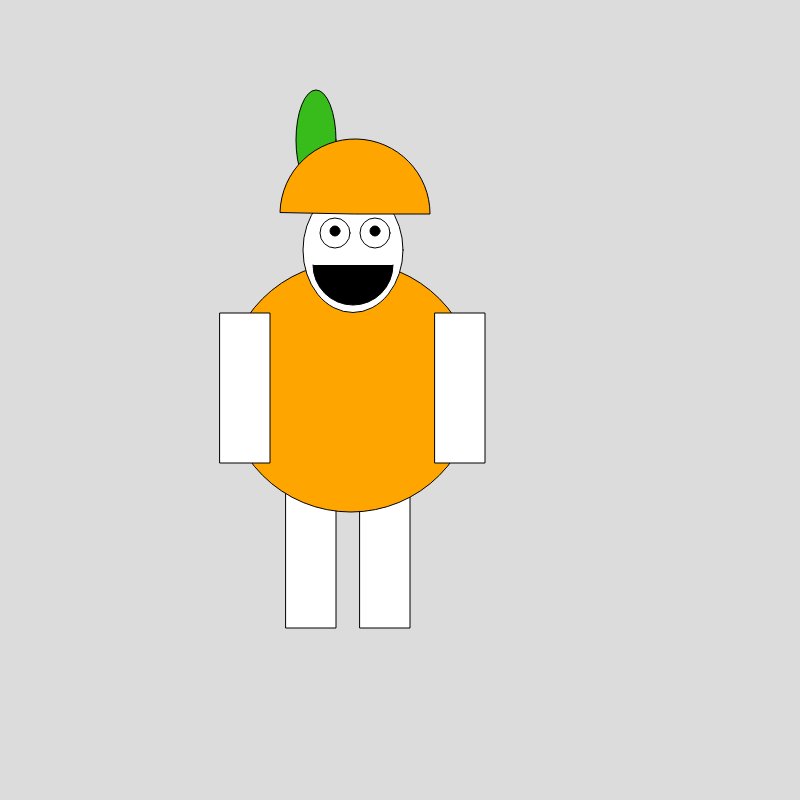
Frame 1 (no input)
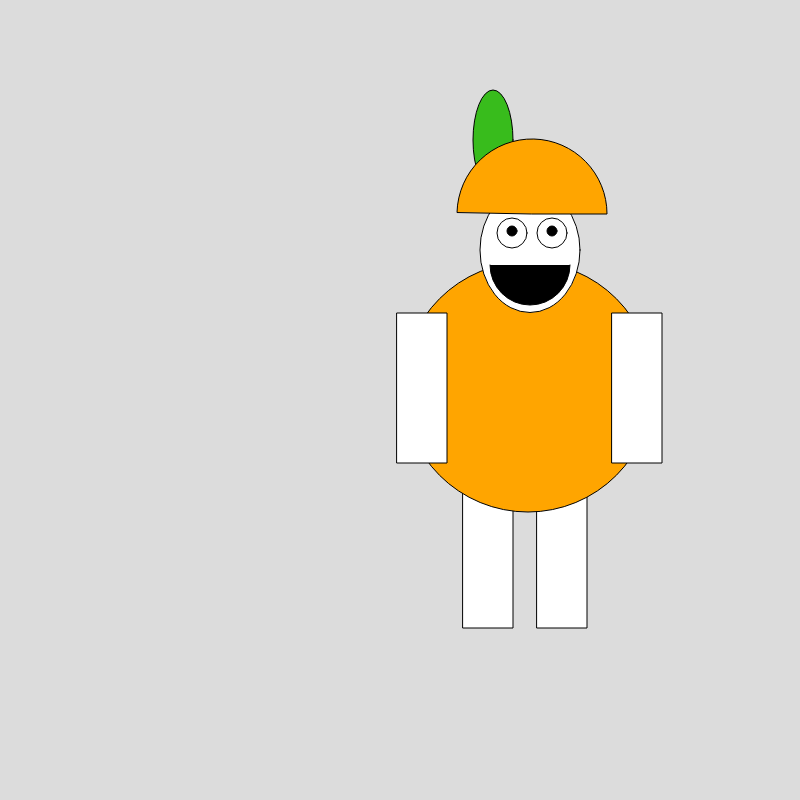
Frame 60 (no input)
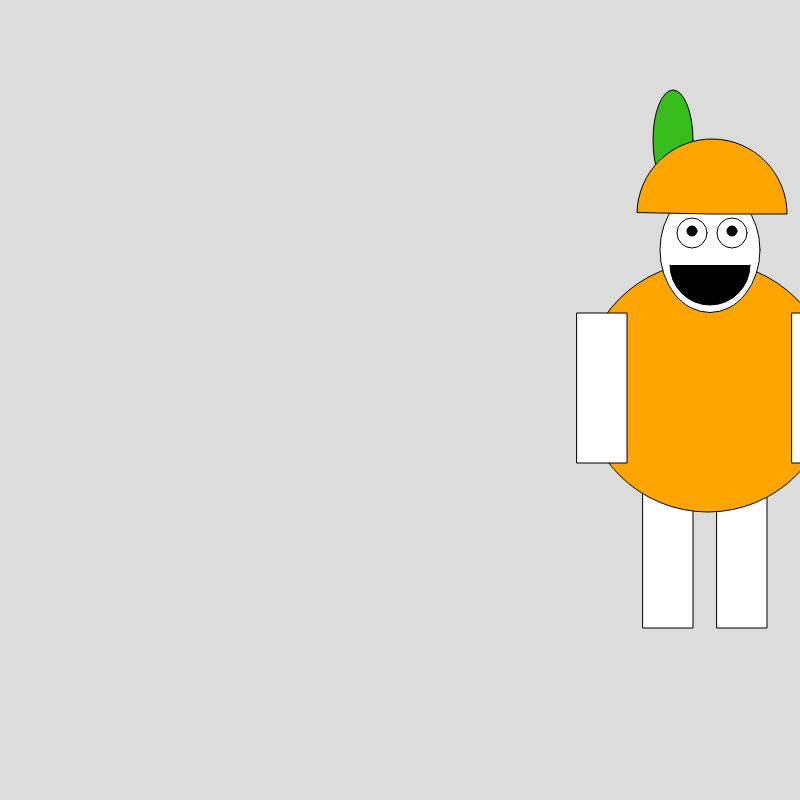
Frame 120 (the mouse pressed at the canvas centre since frame 60)

The p5.js sketch that drew these frames (run headless with seeded random() and noise() and a simulated clock; from frame 60 on, the mouse is pressed at the canvas centre):

// p5.js sketch
// ── sketch.js
let x = 0;

// Reed Cavi's Rain Man

function setup() {
  createCanvas(800, 800);
}

function draw() {
  background(220);



push();
translate(x, 0);
avatar();
pop();

x = x + 3;
if (x > width) {
  x = -200;
}

}

function avatar(){


   //text box
  //  textSize(25)
  //  fill('black');
  // text("By day, Joe Round was just your average fruit sales man. Promonting\n his fruit stand in his world famous orange suit. BUT..... ", 10, 707);



// Joe round

 //legs
fill('white');
rect(286, 478, 50, 150 );
 rect(360, 478, 50, 150 );

//orange suit

fill('orange');
ellipse(351, 387, 250, 250);

//head
fill('white');
ellipse(353,250, 100, 125);

  //orange leaf
  fill(56, 188, 28);
ellipse(316, 140, 40, 100);

//top of orange suit
  fill('orange');
arc(355, 214, 150, 150, -9.4, 0, PIE);

//eyes
  fill('white');
ellipse(335, 233, 30, 30);
ellipse(375, 233, 30, 30);

  fill('black');
ellipse(335, 231, 10, 10);
ellipse(375, 231, 10, 10);

//smile
arc(353, 265, 80, 80, 0, PI);

//arms
fill('white');
  rect(220, 313, 50, 150 );
  rect(435, 313, 50, 150 );




}
